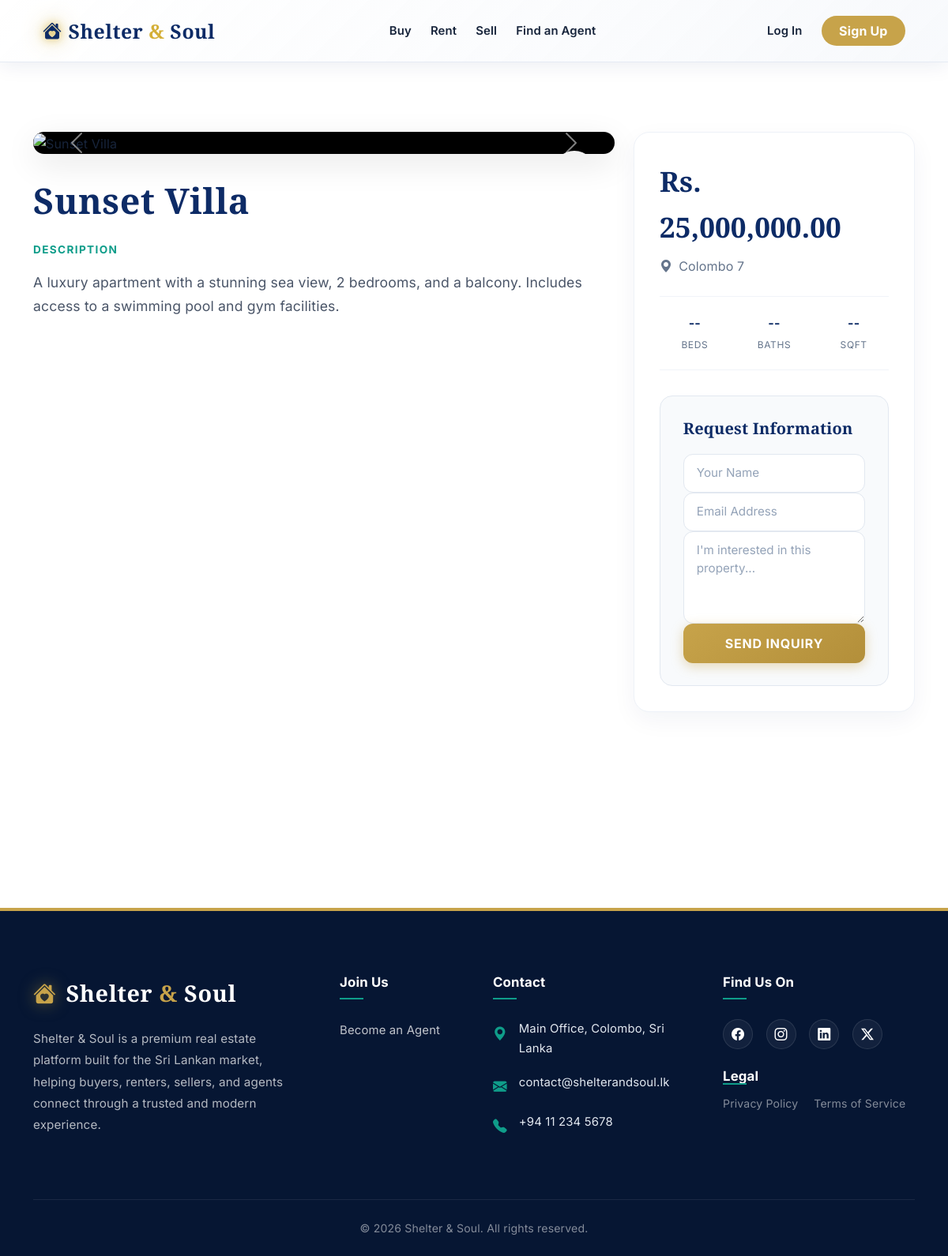
Screenshot of /properties/5/ with the database file from the repository.
### listings/models.py (models this page shows, shortened)
class Property(models.Model):
    PROPERTY_TYPES = [
        ("Residential", "Residential"),
        ("Apartment", "Apartment"),
        ("Commercial", "Commercial"),
        ("Land", "Land"),
    ]
    name = models.CharField(max_length=255)
    location = models.CharField(max_length=255)
    price = models.DecimalField(max_digits=10, decimal_places=2)
    property_type = models.CharField(
        max_length=100,
        choices=PROPERTY_TYPES,
        default="Residential"
    )
    description = models.TextField()
    number_of_rooms = models.PositiveIntegerField(null=True, blank=True)
    size_sqft = models.DecimalField(max_digits=10, decimal_places=2, null=True, blank=True)
    image = models.ImageField(upload_to="property_images/", null=True, blank=True)
    walkthrough_video = models.FileField(upload_to="property_videos/", null=True, blank=True)
    video_url = models.URLField(blank=True)
    address = models.CharField(max_length=255, blank=True)
    latitude = models.DecimalField(max_digits=9, decimal_places=6, null=True, blank=True)
    longitude = models.DecimalField(max_digits=9, decimal_places=6, null=True, blank=True)

### listings/views.py (the view, shortened to what this page needs)
# urls.py: path("properties/<int:pk>/", views.property_detail, name="property_detail"),
def property_detail(request, pk):
    property_obj = get_object_or_404(Property, pk=pk)
    inquiry_form = InquiryForm()
    in_wishlist = False
    compared_ids = request.session.get(COMPARE_SESSION_KEY, [])
    scenes = (
        VirtualTourScene.objects.filter(property=property_obj)
        .prefetch_related("hotspots", "hotspots__target_scene")
        .order_by("sort_order", "id")
    )
    tour_config = {}
    default_scene = ""
    if request.user.is_authenticated:
        in_wishlist = Wishlist.objects.filter(user=request.user, property=property_obj).exists()
    youtube_embed_url = _youtube_embed_url(property_obj.video_url)
    return render(
        request,
        "listings/property_detail.html",
        {
            "property": property_obj,
            "inquiry_form": inquiry_form,
            "in_wishlist": in_wishlist,
            "is_compared": property_obj.pk in compared_ids,
            "compare_count": len(compared_ids),
            "tour_scenes": tour_config,
            "default_tour_scene": default_scene,
            "youtube_embed_url": youtube_embed_url,
        },
    )

### listings/forms.py
class InquiryForm(forms.ModelForm):
    def __init__(self, *args, **kwargs):
        super().__init__(*args, **kwargs)
        self.fields["name"].initial = ""
        self.fields["email"].initial = ""
    class Meta:
        model = Inquiry
        fields = ["name", "email", "message"]
        widgets = {
            "name": forms.TextInput(),
            "email": forms.EmailInput(),
            "message": forms.Textarea(attrs={"rows": 4, "placeholder": "Write your message here..."})
        }

### listings/views.py (called while the page is built, shortened)
def _youtube_embed_url(url):
    if not url:
        return ""

### listings/templates/listings/property_detail.html (shortened to what this page needs)
{% extends "listings/base.html" %}
{% load humanize %}
{% block content %}
<div class="container detail-container">
    <div class="row">
        <div class="col-lg-8">
            <div class="detail-gallery">
                <button class="detail-favorite-btn" title="Add to Wishlist" onclick="toggleHeart(this)">
                </button>
                <div id="propertyCarousel" class="carousel slide carousel-fade" data-bs-ride="carousel">
                    <div class="carousel-inner">
                        <div class="carousel-item active">
                        </div>
                    </div>
                    <button class="carousel-control-prev" type="button" data-bs-target="#propertyCarousel" data-bs-slide="prev">
                        <span class="carousel-control-prev-icon" aria-hidden="true"></span>
                    </button>
                    <button class="carousel-control-next" type="button" data-bs-target="#propertyCarousel" data-bs-slide="next">
                        <span class="carousel-control-next-icon" aria-hidden="true"></span>
                    </button>
                </div>
            </div>
            <h1 class="detail-main-title">{{ property.name }}</h1>
            <span class="section-label">Description</span>
            <div class="description-text">
                {{ property.description|linebreaks }}
            </div>
        </div>
        <div class="col-lg-4">
            <div class="detail-sidebar-card">
                <div class="detail-price">Rs. {{ property.price|intcomma }}</div>
                <div class="detail-loc">
                    <i class="bi bi-geo-alt-fill text-teal"></i>
                    {{ property.location }}
                </div>
                <div class="specs-grid">
                    <div class="spec-item">
                        <span class="spec-val">{{ property.number_of_rooms|default:"--" }}</span>
                        <span class="spec-lbl">Beds</span>
                    </div>
                    <div class="spec-item">
                        <span class="spec-val">
                            {% if property.number_of_rooms and property.number_of_rooms > 1 %}{{ property.number_of_rooms|add:"-1" }}{% else %}--{% endif %}
                        </span>
                        <span class="spec-lbl">Baths</span>
                    </div>
                    <div class="spec-item">
                        <span class="spec-val">{{ property.size_sqft|floatformat:0|default:"--" }}</span>
                        <span class="spec-lbl">Sqft</span>
                    </div>
                </div>
                <div class="inquiry-card">
                    <h3>Request Information</h3>
                    <form method="post" action="{% url 'send_inquiry' property.pk %}">
                        <input type="text" name="name" class="form-control" placeholder="Your Name" required>
                        <input type="email" name="email" class="form-control" placeholder="Email Address" required>
                        <textarea name="message" class="form-control" rows="4" placeholder="I'm interested in this property..." required></textarea>
                        <button type="submit" class="btn btn-gold btn-gold-submit">Send Inquiry</button>
                    </form>
                </div>
            </div>
        </div>
    </div>
</div>
{% endblock %}

### listings/templates/listings/base.html (style rules this page uses)
:root { --primary: #0d2b66; --primary-dark: #081f4d; --primary-light: #1a4f9a; --gold: #c7a34a; --gold-dark: #b38f3a; --teal: #0f9d8a; --bg: #ffffff; --surface: #f7f9fc; --text: #17243b; --muted: #64748b; --border: #e2e8f0; --shadow-sm: 0 2px 8px rgba(13, 43, 102, 0.05); --shadow-md: 0 8px 20px rgba(13, 43, 102, 0.08); --shadow-lg: 0 16px 36px rgba(13, 43, 102, 0.12); --radius-sm: 6px; --radius-md: 12px; --radius-lg: 18px; --radius-pill: 999px; --transition: 0.2s ease; --home-panel-width: 58%; }
*, *::before, *::after { box-sizing: border-box; }
body { font-family: 'Inter', 'Segoe UI', Tahoma, Geneva, Verdana, sans-serif; color: var(--text); background-color: var(--bg); display: flex; flex-direction: column; min-height: 100vh; line-height: 1.65; letter-spacing: 0.01em; }
h1, h2, h3, h4, h5 { color: var(--text); letter-spacing: 0.01em; font-weight: 700; }
.btn { border-radius: var(--radius-pill); font-weight: 600; transition: background-color var(--transition), color var(--transition), border-color var(--transition), box-shadow var(--transition), transform var(--transition); cursor: pointer; text-decoration: none; }
.btn-gold { background: linear-gradient(145deg, var(--gold), var(--gold-dark)); color: #fff; border: none; box-shadow: 0 4px 15px rgba(199, 163, 74, 0.4); }
.form-control, .form-select { border-radius: var(--radius-md); border: 1px solid var(--border); padding: 0.75rem 1rem; font-size: 0.95rem; color: var(--text); background-color: #fff; transition: var(--transition); }
.form-control::placeholder { color: #94a3b8; }

### listings/templates/listings/property_detail.html (style rules this page uses)
.detail-container { padding: 2.5rem 0 5rem; font-family: 'Inter', sans-serif; }
.detail-gallery { border-radius: 24px; overflow: hidden; box-shadow: 0 12px 40px rgba(0, 0, 0, 0.1); background: #000; margin-bottom: 2rem; position: relative; }
.detail-favorite-btn { position: absolute; top: 24px; right: 24px; z-index: 10; width: 54px; height: 54px; border-radius: 50%; border: none; background: rgba(255, 255, 255, 0.95); display: flex; align-items: center; justify-content: center; font-size: 1.5rem; color: #de5b73; box-shadow: 0 8px 24px rgba(0, 0, 0, 0.15); transition: transform 0.2s, background 0.2s; cursor: pointer; }
.detail-sidebar-card { background: #fff; border-radius: 20px; padding: 2rem; border: 1px solid #eef2f8; box-shadow: 0 10px 30px rgba(13, 43, 102, 0.05); margin-bottom: 2rem; position: sticky; top: 100px; }
.detail-price { font-family: 'Playfair Display', serif; font-size: 2.2rem; font-weight: 800; color: var(--primary); margin-bottom: 0.5rem; }
.detail-loc { color: var(--muted); font-size: 1rem; display: flex; align-items: center; gap: 8px; margin-bottom: 1.5rem; }
.specs-grid { display: grid; grid-template-columns: repeat(3, 1fr); gap: 12px; margin-bottom: 2rem; padding: 1.25rem 0; border-top: 1px solid #f1f4f9; border-bottom: 1px solid #f1f4f9; }
.spec-item { text-align: center; }
.spec-val { display: block; font-weight: 700; font-size: 1rem; color: var(--primary); }
.spec-lbl { font-size: 0.75rem; color: var(--muted); text-transform: uppercase; letter-spacing: 0.05em; }
.inquiry-card { padding: 1.8rem; background: #f8fafc; border-radius: 16px; border: 1px solid #e2e8f0; }
.inquiry-card h3 { font-family: 'Playfair Display', serif; font-weight: 700; font-size: 1.25rem; margin-bottom: 1.25rem; color: var(--primary); }
.btn-gold-submit { padding: 0.8rem; border-radius: var(--radius-md); font-weight: 700; width: 100%; text-transform: uppercase; letter-spacing: 0.05em; }
.detail-main-title { font-family: 'Playfair Display', serif; font-weight: 800; font-size: 2.8rem; margin-bottom: 1.5rem; color: var(--primary); }
.section-label { font-weight: 700; text-transform: uppercase; letter-spacing: 0.1em; color: var(--teal); font-size: 0.85rem; margin-bottom: 1rem; display: block; }
.description-text { font-size: 1.1rem; line-height: 1.7; color: #4a5568; margin-bottom: 3rem; }

### rows the page displays
Property: name "Sunset Villa", description "A luxury apartment with a stunning sea view, 2 bedrooms, and a balcony. Includes access to a swimming pool and gym facilities.", price "25,000,000.00", location "Colombo 7", number_of_rooms "--", size_sqft "--"
